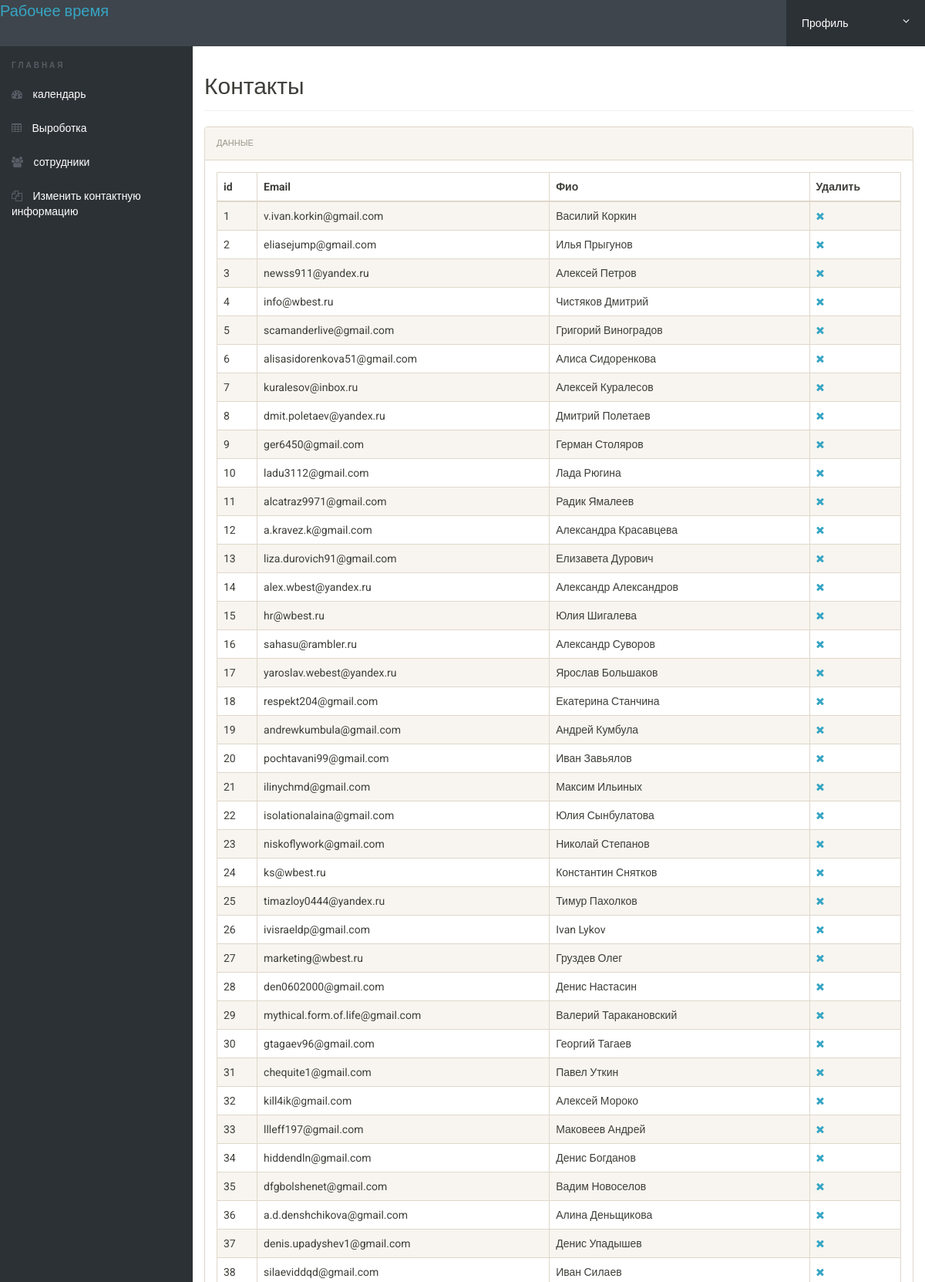
The app's page /reg-users.php (signed in, upper part) with its own data.
### tables this page shows
CREATE TABLE `users` (
  `id` bigint UNSIGNED NOT NULL,
  `name` varchar(191) NOT NULL,
  `email` varchar(191) NOT NULL,
  `account_id_wrike` varchar(191) DEFAULT NULL,
  `role` varchar(191) DEFAULT NULL,
  `settings` json DEFAULT NULL,
  `specialization_id` bigint UNSIGNED DEFAULT NULL,
  `technology_id` bigint UNSIGNED DEFAULT NULL,
  `level_id` bigint UNSIGNED DEFAULT NULL,
  `avatarUrl` varchar(191) DEFAULT NULL,
  `created_at` timestamp NULL DEFAULT NULL,
  `updated_at` timestamp NULL DEFAULT NULL,
  `permissions` json DEFAULT NULL
);

### reg-users.php (the view, shortened to what this page needs)
<?php
include('includes/config.php');
if(strlen($_SESSION['alogin'])==0)
	{
header('location:index.php');
}
else{
 ?>
<!doctype html>
<html lang="en" class="no-js">
<head>
	<link rel="stylesheet" href="css/font-awesome.min.css">
	<link rel="stylesheet" href="css/bootstrap.min.css">
	<link rel="stylesheet" href="css/dataTables.bootstrap.min.css">
	<link rel="stylesheet" href="css/bootstrap-social.css">
	<link rel="stylesheet" href="css/bootstrap-select.css">
	<link rel="stylesheet" href="css/fileinput.min.css">
	<link rel="stylesheet" href="css/awesome-bootstrap-checkbox.css">
	<link rel="stylesheet" href="css/style.css">
</head>
<body>
	<?php include('includes/header.php');?>
	<div class="ts-main-content">
		<?php include('includes/leftbar.php');?>
		<div class="content-wrapper">
			<div class="container-fluid">
				<div class="row">
					<div class="col-md-12">
						<h2 class="page-title">Контакты</h2>
						<div class="panel panel-default">
							<div class="panel-heading">Данные</div>
							<div class="panel-body">
								<table id="zctb" class="display table table-striped table-bordered table-hover" cellspacing="0" width="100%">
									<thead>
										<tr>
										<th>id</th>
												<th>Email</th>
											<th>Фио</th>
											<th>Удалить</th>
										</tr>
									</thead>
									<tbody>
									<?php $sql = "SELECT id,email,name from users";
$query = $dbh -> prepare($sql);
$query->execute();
$results=$query->fetchAll(PDO::FETCH_OBJ);
$cnt=1;
if($query->rowCount() > 0)
{
foreach($results as $result)
{				?>
										<tr>
											<td><?php echo htmlentities($cnt);?></td>
											<td><?php echo htmlentities($result->email);?></td>
											<td><?php echo htmlentities($result->name);?></td>
										<td>
<a href="manage-subscribers.php?del=<?php echo $result->id;?>" onclick="return confirm('Да?');"><i class="fa fa-close"></i></a>
</td>
										</tr>
										<?php $cnt=$cnt+1; }} ?>
									</tbody>
								</table>
							</div>
						</div>
					</div>
				</div>
			</div>
		</div>
	</div>
</body>
</html>
<?php } ?>

### includes/header.php (shortened to what this page needs)
<div class="brand clearfix">
	<a href="dashboard.php" style="font-size: 20px;">Рабочее время</a>
		<ul class="ts-profile-nav">
			<li class="ts-account">
				<a href="#">
				 Профиль <i class="fa fa-angle-down hidden-side"></i></a>
			</li>
		</ul>
	</div>

### includes/leftbar.php
<nav class="ts-sidebar">
		<ul class="ts-sidebar-menu">
			<li class="ts-label">Главная</li>
			<li><a href="dashboard.php"><i class="fa fa-dashboard"></i> календарь</a></li>
		<li><a href="manage-subscribers.php"><i class="fa fa-table"></i>  Выроботка</a></li>
<li><a href="reg-users.php"><i class="fa fa-users"></i> сотрудники</a></li>
		<li><a href="update-contactinfo.php"><i class="fa fa-files-o"></i> Изменить контактную информацию</a></li>
		</ul>
	</nav>

### css/style.css (style rules this page uses)
html { font-size: 14px; }
@media only screen and (min-width: 480px) { html { font-size: 17px; } }
@media only screen and (min-width: 768px) { html { font-size: 14px; } }
body { font-size: 1em; }
a { color: #37a6c4; }
.panel { overflow: hidden; }
ul, li { margin: 0; padding: 0; list-style: none; }
.page-title { padding-bottom: 15px; margin-bottom: 20px; border-bottom: 1px solid #f0f0f0; }
.brand { background: #3e454c; position: relative; z-index: 3; position: fixed; width: 100%; top: 0; }
.brand .ts-profile-nav { float: right; display: none; }
.brand .ts-profile-nav li { float: left; position: relative; }
.brand .ts-profile-nav li a { display: block; padding: 20px; color: #fff; }
.brand .ts-profile-nav .ts-account .fa-angle-down { float: right; }
.brand .ts-profile-nav .ts-account > a { width: 180px; background: #2c3136; }
@media only screen and (min-width: 992px) { .brand .ts-profile-nav { display: block; } }
.ts-sidebar { background: #2c3136; max-height: 0; transition: max-height 0.3s; overflow: hidden; position: fixed; z-index: 2; width: 100%; bottom: 0; top: 60px; overflow-y: auto; }
@media only screen and (min-width: 992px) { .ts-sidebar { max-height: 100%; bottom: 0; } }
.ts-sidebar-menu .ts-label { color: #585c64; font-weight: bold; padding: 8px 15px; text-transform: uppercase; font-size: 10px; letter-spacing: 3px; margin-top: 10px; }
.ts-sidebar-menu a { display: block; text-decoration: none; padding: 12px 15px; color: #fff; }
.ts-sidebar-menu li { position: relative; }
.ts-sidebar-menu li i { color: #585c64; margin-right: 10px; }
.ts-main-content .content-wrapper { padding-top: 15px; margin-top: 60px; }
@media only screen and (min-width: 992px) { .ts-main-content .ts-sidebar { width: 250px; float: left; } }
@media only screen and (min-width: 992px) { .ts-main-content .content-wrapper { margin-left: 250px; } }

### records on screen
users: email "v.ivan.korkin@gmail.com", name "Василий Коркин"
users: email "eliasejump@gmail.com", name "Илья Прыгунов"
users: email "newss911@yandex.ru", name "Алексей Петров"
users: email "info@wbest.ru", name "Чистяков Дмитрий"
users: email "scamanderlive@gmail.com", name "Григорий Виноградов"
users: email "alisasidorenkova51@gmail.com", name "Алиса Сидоренкова"
users: email "kuralesov@inbox.ru", name "Алексей Куралесов"
users: email "dmit.poletaev@yandex.ru", name "Дмитрий Полетаев"
users: email "ger6450@gmail.com", name "Герман Столяров"
users: email "ladu3112@gmail.com", name "Лада Рюгина"
users: email "alcatraz9971@gmail.com", name "Радик Ямалеев"
users: email "a.kravez.k@gmail.com", name "Александра Красавцева"
users: email "liza.durovich91@gmail.com", name "Елизавета Дурович"
users: email "alex.wbest@yandex.ru", name "Александр Александров"
users: email "hr@wbest.ru", name "Юлия Шигалева"
users: email "sahasu@rambler.ru", name "Александр Суворов"
users: email "yaroslav.webest@yandex.ru", name "Ярослав Большаков"
users: email "respekt204@gmail.com", name "Екатерина Станчина"
users: email "andrewkumbula@gmail.com", name "Андрей Кумбула"
users: email "pochtavani99@gmail.com", name "Иван Завьялов"
users: email "ilinychmd@gmail.com", name "Максим Ильиных"
users: email "isolationalaina@gmail.com", name "Юлия Сынбулатова"
users: email "niskoflywork@gmail.com", name "Николай Степанов"
users: email "ks@wbest.ru", name "Константин Снятков"
users: email "timazloy0444@yandex.ru", name "Тимур Пахолков"
users: email "ivisraeldp@gmail.com", name "Ivan Lykov"
users: email "marketing@wbest.ru", name "Груздев Олег"
users: email "den0602000@gmail.com", name "Денис Настасин"
users: email "mythical.form.of.life@gmail.com", name "Валерий Таракановский"
users: email "gtagaev96@gmail.com", name "Георгий Тагаев"
users: email "chequite1@gmail.com", name "Павел Уткин"
users: email "kill4ik@gmail.com", name "Алексей Мороко"
users: email "llleff197@gmail.com", name "Маковеев Андрей"
users: email "hiddendln@gmail.com", name "Денис Богданов"
users: email "dfgbolshenet@gmail.com", name "Вадим Новоселов"
users: email "a.d.denshchikova@gmail.com", name "Алина Деньщикова"
users: email "denis.upadyshev1@gmail.com", name "Денис Упадышев"
users: email "silaeviddqd@gmail.com", name "Иван Силаев"
